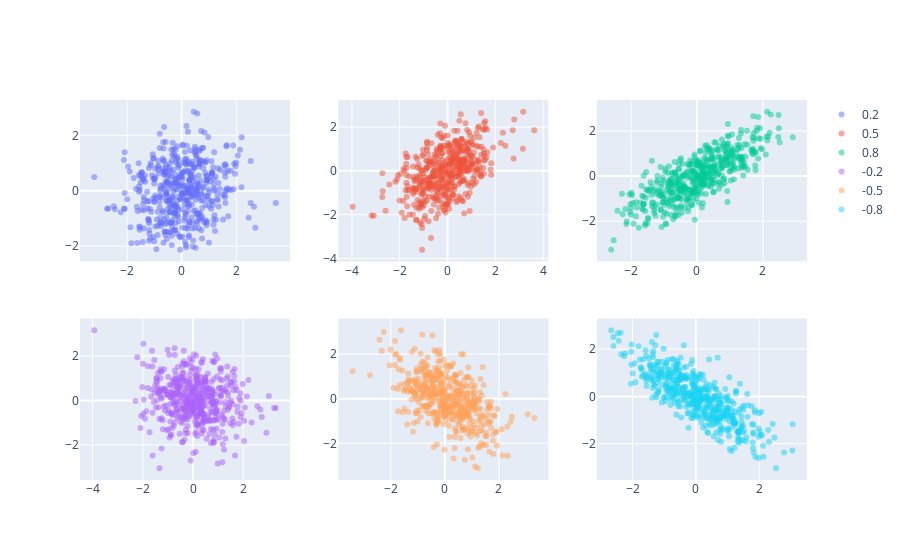

Here is the notebook cell this chart was saved with:
### Code cell
figs = make_subplots(2,3)
n=500
figs.add_trace(r_scatter(0.2,  n, subplot=True), 1, 1)
figs.add_trace(r_scatter(0.5,  n, subplot=True), 1, 2)
figs.add_trace(r_scatter(0.8,  n, subplot=True), 1, 3)
figs.add_trace(r_scatter(-0.2, n, subplot=True), 2, 1)
figs.add_trace(r_scatter(-0.5, n, subplot=True), 2, 2)
figs.add_trace(r_scatter(-0.8, n, subplot=True), 2, 3)

### Figure 1 — Plotly figure (JSON) as saved in the notebook; plotly's stock layout.template omitted (floating-point values rounded to 4 significant figures; data arrays with more than 128 entries replaced by an {"elided": "..."} marker saying what was removed)
{"data": [{"marker": {"opacity": 0.5}, "mode": "markers", "name": "0.2", "type": "scatter", "x": {"elided": "500 float values"}, "xaxis": "x", "y": {"elided": "500 float values"}, "yaxis": "y"}, {"marker": {"opacity": 0.5}, "mode": "markers", "name": "0.5", "type": "scatter", "x": {"elided": "500 float values"}, "xaxis": "x2", "y": {"elided": "500 float values"}, "yaxis": "y2"}, {"marker": {"opacity": 0.5}, "mode": "markers", "name": "0.8", "type": "scatter", "x": {"elided": "500 float values"}, "xaxis": "x3", "y": {"elided": "500 float values"}, "yaxis": "y3"}, {"marker": {"opacity": 0.5}, "mode": "markers", "name": "-0.2", "type": "scatter", "x": {"elided": "500 float values"}, "xaxis": "x4", "y": {"elided": "500 float values"}, "yaxis": "y4"}, {"marker": {"opacity": 0.5}, "mode": "markers", "name": "-0.5", "type": "scatter", "x": {"elided": "500 float values"}, "xaxis": "x5", "y": {"elided": "500 float values"}, "yaxis": "y5"}, {"marker": {"opacity": 0.5}, "mode": "markers", "name": "-0.8", "type": "scatter", "x": {"elided": "500 float values"}, "xaxis": "x6", "y": {"elided": "500 float values"}, "yaxis": "y6"}], "layout": {"xaxis": {"anchor": "y", "domain": [0, 0.2889]}, "xaxis2": {"anchor": "y2", "domain": [0.3556, 0.6444]}, "xaxis3": {"anchor": "y3", "domain": [0.7111, 1]}, "xaxis4": {"anchor": "y4", "domain": [0, 0.2889]}, "xaxis5": {"anchor": "y5", "domain": [0.3556, 0.6444]}, "xaxis6": {"anchor": "y6", "domain": [0.7111, 1]}, "yaxis": {"anchor": "x", "domain": [0.575, 1]}, "yaxis2": {"anchor": "x2", "domain": [0.575, 1]}, "yaxis3": {"anchor": "x3", "domain": [0.575, 1]}, "yaxis4": {"anchor": "x4", "domain": [0, 0.425]}, "yaxis5": {"anchor": "x5", "domain": [0, 0.425]}, "yaxis6": {"anchor": "x6", "domain": [0, 0.425]}}}
